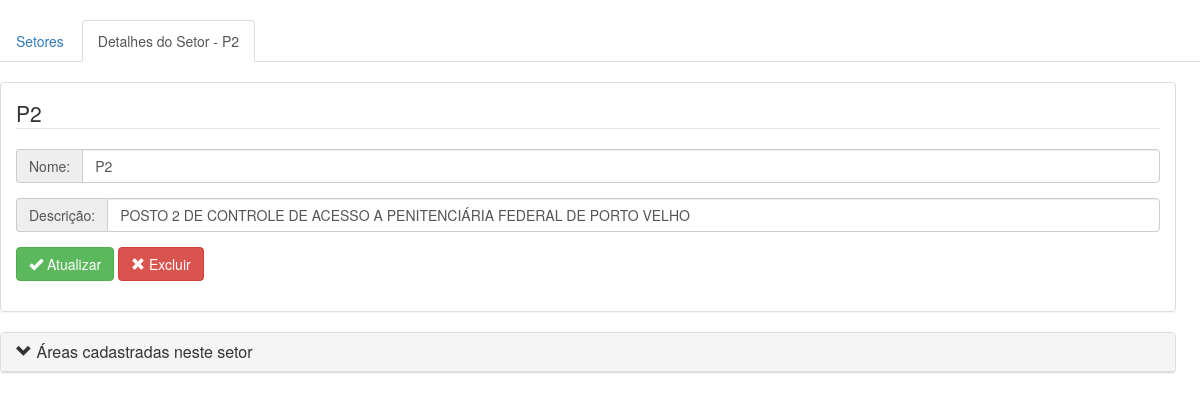
Screenshot of /principal.php?pg=setor&acao=detalhes&setor=3 (signed in) with the database file from the repository.
### tables this page shows
CREATE TABLE `setor` (
  `set_codigo` int(11) NOT NULL AUTO_INCREMENT,
  `set_nome` varchar(30) NOT NULL,
  `set_descricao` varchar(100) DEFAULT NULL,
  PRIMARY KEY (`set_codigo`),
  UNIQUE KEY `set_nome` (`set_nome`)
);

### html/setores/setor_detalhes.php (the view, shortened to what this page needs)
<?php
$setor = $_GET['setor'];
$result = mysql_query("SELECT * FROM setor where set_codigo=" .$setor);
$row = mysql_fetch_row($result);
?>
<br>
<ul class="nav nav-tabs">
  <li role="presentation">
  	<a href="principal.php?pg=setor" target="mainFrame">Setores</a>
  	</li>
  <li role="presentation" class="active">
  	<a href="#" target="mainFrame">Detalhes do Setor - <?php echo ($row[1]); ?></a>
  </li>
</ul>
<br>
<div class="panel panel-default" style="width: 98%">
	<div class="panel-body">
		<form role="form" name="setor_form" id="setor_form" class="valida_form" method="post">
			<legend><?php echo ($row[1]); ?></legend>
			<div class="form-group">
				<div class="input-group">
					<span class="input-group-addon">Nome:</span>
					<input type="text" value="<?php echo ($row[1]); ?>" name="nome" id="nome" placeholder="Informe o nome do setor" class="form-control" aria-describedby="nome">
				</div>
			</div>
			<div class="form-group">
				<div class="input-group">
					<span class="input-group-addon" >Descrição:</span>
					<input type="text" value="<?php echo ($row[2]); ?>" name="descricao" id="descricao" placeholder="Informe a descrição do setor" class="form-control" aria-describedby="descricao">
				</div>
			</div>
            <div class="form-group">
            	<button type="submit" class="btn btn-success" onclick="atualiza()">
            		<span class="glyphicon glyphicon-ok" aria-hidden="true"></span> Atualizar
            	</button>
            	<button type="submit" class="btn btn-danger" onclick="exclui()">
            		<span class="glyphicon glyphicon-remove" aria-hidden="true"></span> Excluir
            	</button>
            </div>
		</form>
	</div>
</div>
<?php
$areas = mysql_query("SELECT * FROM area where are_setor=" .$setor);
if(mysql_num_rows($areas) > 0 ) {
	echo("<div class='panel panel-default' style='width: 98%'>");
	echo("<div class='panel-heading'>");
	echo("<h4 class='panel-title'>");
	echo("<a data-toggle='collapse' href='#areas'>");
	echo("<span class='glyphicon glyphicon-chevron-down' aria-hidden='true'></span> Áreas cadastradas neste setor</a></div>");
	echo ("<div id='areas' class='panel-collapse collapse'>");
	echo ("<table class='table table-striped'>");
	echo ("</table></div></div>");
}
?>

### rows the page displays
setor: set_nome "P2", nome "P2", descricao "POSTO 2 DE CONTROLE DE ACESSO A PENITENCIÁRIA FEDERAL DE PORTO VELHO"
